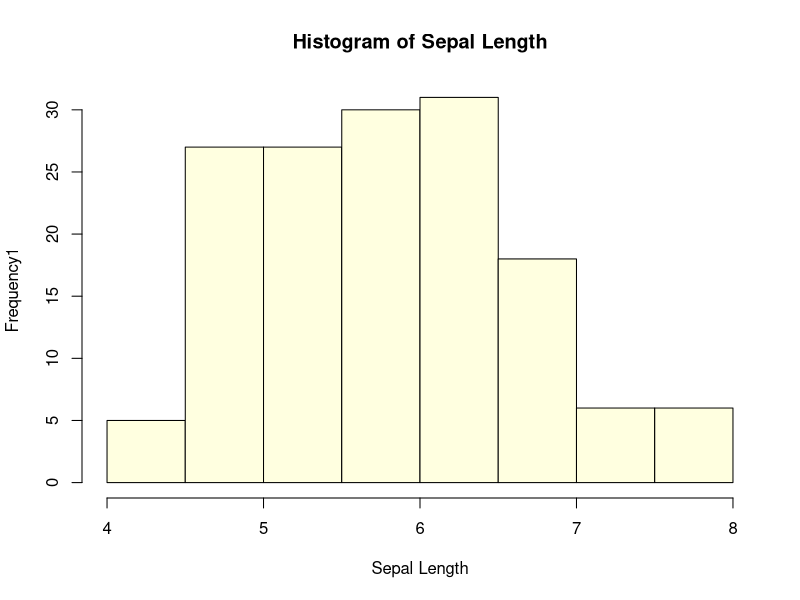

Reproduce this figure in R.
# Load the iris dataset
data(iris)

# Create and display a histogram
hist(iris$Sepal.Length, main = "Histogram of Sepal Length", xlab = "Sepal Length",ylab = "Frequency1", col = "lightyellow")
